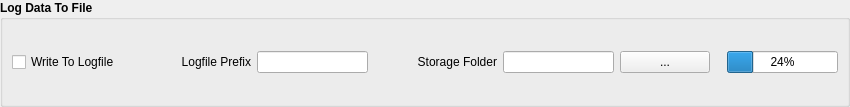
<?xml version="1.0" encoding="UTF-8"?>
<ui version="4.0">
 <class>myJvxFileWriterWidget</class>
 <widget class="QWidget" name="myJvxFileWriterWidget">
  <property name="geometry">
   <rect>
    <x>0</x>
    <y>0</y>
    <width>850</width>
    <height>107</height>
   </rect>
  </property>
  <property name="windowTitle">
   <string>Form</string>
  </property>
  <layout class="QHBoxLayout" name="horizontalLayout">
   <property name="leftMargin">
    <number>0</number>
   </property>
   <property name="topMargin">
    <number>0</number>
   </property>
   <property name="rightMargin">
    <number>0</number>
   </property>
   <property name="bottomMargin">
    <number>0</number>
   </property>
   <item>
    <widget class="QGroupBox" name="groupBox">
     <property name="minimumSize">
      <size>
       <width>850</width>
       <height>100</height>
      </size>
     </property>
     <property name="font">
      <font>
       <weight>75</weight>
       <bold>true</bold>
      </font>
     </property>
     <property name="title">
      <string>Log Data To File</string>
     </property>
     <layout class="QHBoxLayout" name="horizontalLayout_2" stretch="10,1,10,10,1,10,10,10,1,10">
      <item>
       <widget class="QCheckBox" name="checkBox_activate">
        <property name="font">
         <font>
          <weight>50</weight>
          <bold>false</bold>
         </font>
        </property>
        <property name="text">
         <string>Write To Logfile</string>
        </property>
       </widget>
      </item>
      <item>
       <spacer name="horizontalSpacer">
        <property name="orientation">
         <enum>Qt::Horizontal</enum>
        </property>
        <property name="sizeHint" stdset="0">
         <size>
          <width>40</width>
          <height>20</height>
         </size>
        </property>
       </spacer>
      </item>
      <item>
       <widget class="QLabel" name="label">
        <property name="font">
         <font>
          <weight>50</weight>
          <bold>false</bold>
         </font>
        </property>
        <property name="text">
         <string>Logfile Prefix</string>
        </property>
        <property name="alignment">
         <set>Qt::AlignRight|Qt::AlignTrailing|Qt::AlignVCenter</set>
        </property>
       </widget>
      </item>
      <item>
       <widget class="QLineEdit" name="lineEdit_prefix">
        <property name="font">
         <font>
          <weight>50</weight>
          <bold>false</bold>
         </font>
        </property>
       </widget>
      </item>
      <item>
       <spacer name="horizontalSpacer_2">
        <property name="orientation">
         <enum>Qt::Horizontal</enum>
        </property>
        <property name="sizeHint" stdset="0">
         <size>
          <width>40</width>
          <height>20</height>
         </size>
        </property>
       </spacer>
      </item>
      <item>
       <widget class="QLabel" name="label_2">
        <property name="font">
         <font>
          <weight>50</weight>
          <bold>false</bold>
         </font>
        </property>
        <property name="text">
         <string>Storage Folder</string>
        </property>
        <property name="alignment">
         <set>Qt::AlignRight|Qt::AlignTrailing|Qt::AlignVCenter</set>
        </property>
       </widget>
      </item>
      <item>
       <widget class="QLineEdit" name="lineEdit_folder">
        <property name="font">
         <font>
          <weight>50</weight>
          <bold>false</bold>
         </font>
        </property>
        <property name="readOnly">
         <bool>true</bool>
        </property>
       </widget>
      </item>
      <item>
       <widget class="QPushButton" name="pushButton_folder">
        <property name="maximumSize">
         <size>
          <width>90</width>
          <height>16777215</height>
         </size>
        </property>
        <property name="font">
         <font>
          <weight>50</weight>
          <bold>false</bold>
         </font>
        </property>
        <property name="text">
         <string>...</string>
        </property>
       </widget>
      </item>
      <item>
       <spacer name="horizontalSpacer_3">
        <property name="orientation">
         <enum>Qt::Horizontal</enum>
        </property>
        <property name="sizeHint" stdset="0">
         <size>
          <width>40</width>
          <height>20</height>
         </size>
        </property>
       </spacer>
      </item>
      <item>
       <widget class="QProgressBar" name="progressBar_buffer">
        <property name="font">
         <font>
          <weight>50</weight>
          <bold>false</bold>
         </font>
        </property>
        <property name="value">
         <number>24</number>
        </property>
       </widget>
      </item>
     </layout>
    </widget>
   </item>
  </layout>
 </widget>
 <resources/>
 <connections/>
</ui>
